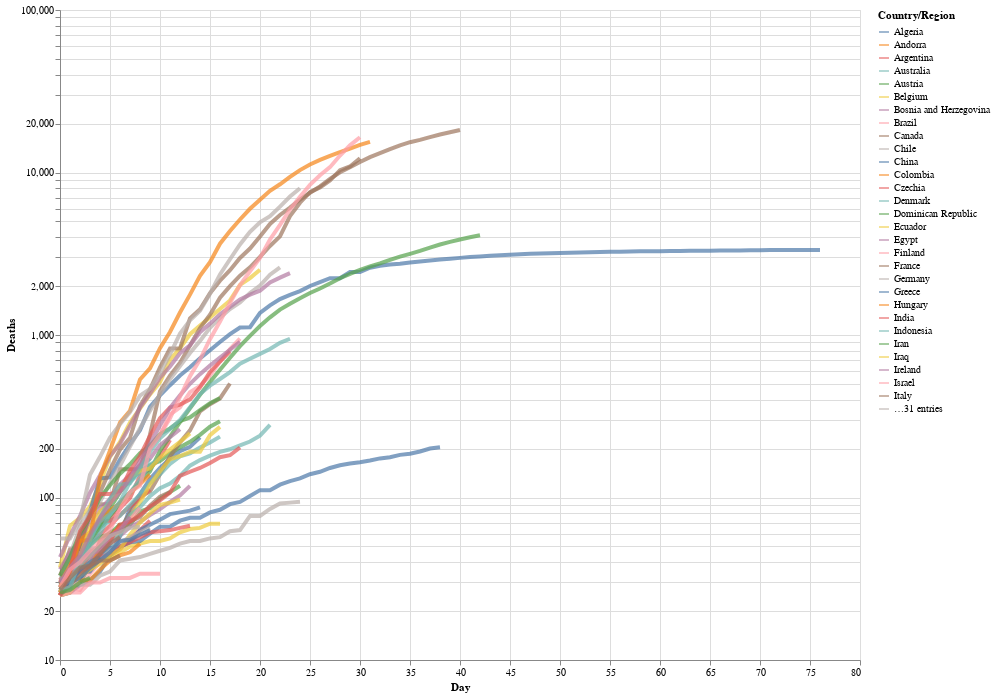

Notebook code for this chart:
### Markdown cell above
We can also add a log y-axis. To do this, The long-form, we express the types using the long-form `alt.X('Day',...)`, which is, in the words of the [Altair documentation](https://altair-viz.github.io/user_guide/encoding.html)
> useful when doing more fine-tuned adjustments to the encoding, such as binning, axis and scale properties, or more.

We'll also now add a hover tooltip so that, when we hover our cursor over any point on any of the lines, it will tell us the 'Country', the 'Day', and the number of 'Deaths'.

### Code cell
# altair plot 
alt.Chart(deaths_long).mark_line(strokeWidth=4, opacity=0.7).encode(
    x=alt.X('Day'),
    y=alt.Y('Deaths', scale=alt.Scale(type='log')),
    color='Country/Region',
    tooltip=['Country/Region', 'Day','Deaths']
).properties(
    width=800,
    height=650
)

### Figure 1 — Vega-Lite specification as saved in the notebook (floating-point values rounded to 4 significant figures; data arrays with more than 128 entries replaced by an {"elided": "..."} marker saying what was removed)
{"config": {"view": {"continuousWidth": 400, "continuousHeight": 300}}, "data": {"name": "data-93dd2367379fc7fa6abcafd4e778198e"}, "mark": {"type": "line", "opacity": 0.7, "strokeWidth": 4}, "encoding": {"color": {"type": "nominal", "field": "Country/Region"}, "tooltip": [{"type": "nominal", "field": "Country/Region"}, {"type": "quantitative", "field": "Day"}, {"type": "quantitative", "field": "Deaths"}], "x": {"type": "quantitative", "field": "Day"}, "y": {"type": "quantitative", "field": "Deaths", "scale": {"type": "log"}}}, "height": 650, "width": 800, "$schema": "https://vega.github.io/schema/vega-lite/v4.8.1.json", "datasets": {"data-93dd2367379fc7fa6abcafd4e778198e": {"elided": "4740 records"}}}
